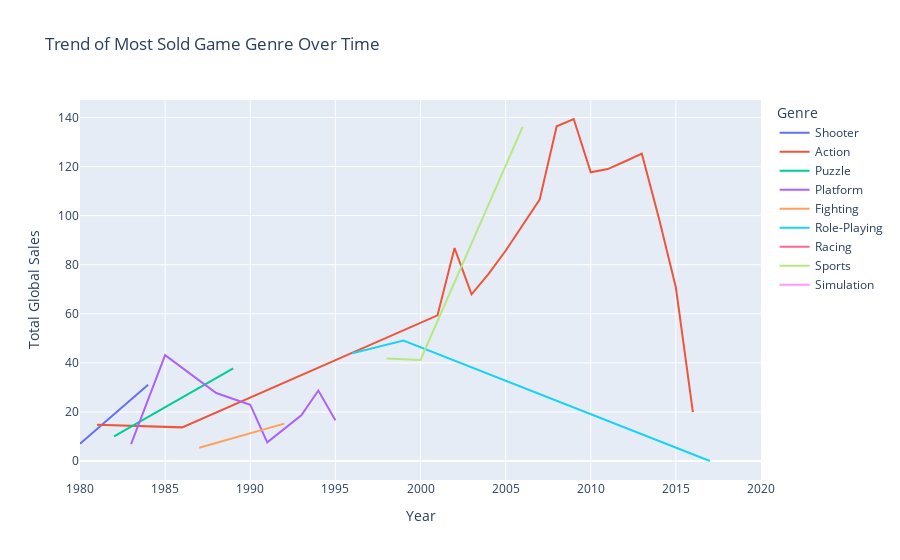

The cell this chart's notebook holds for it:
### Code cell
fig = px.line(most_sold_genre_each_year, x='Year', y='Global_Sales', color='Genre', title='Trend of Most Sold Game Genre Over Time', labels={'Global_Sales': 'Total Global Sales', 'Year': 'Year', 'Genre': 'Genre'})
fig.show()

### Figure 1 — Plotly figure (JSON) as saved in the notebook; plotly's stock layout.template omitted (floating-point values rounded to 4 significant figures)
{"data": [{"hovertemplate": "Genre=Shooter<br>Year=%{x}<br>Total Global Sales=%{y}<extra></extra>", "legendgroup": "Shooter", "line": {"color": "#636efa", "dash": "solid"}, "marker": {"symbol": "circle"}, "mode": "lines", "name": "Shooter", "orientation": "v", "showlegend": true, "type": "scatter", "x": [1980, 1984], "xaxis": "x", "y": [7.07, 31.1], "yaxis": "y"}, {"hovertemplate": "Genre=Action<br>Year=%{x}<br>Total Global Sales=%{y}<extra></extra>", "legendgroup": "Action", "line": {"color": "#EF553B", "dash": "solid"}, "marker": {"symbol": "circle"}, "mode": "lines", "name": "Action", "orientation": "v", "showlegend": true, "type": "scatter", "x": [1981, 1986, 2001, 2002, 2003, 2004, 2005, 2007, 2008, 2009, 2010, 2011, 2012, 2013, 2014, 2015, 2016], "xaxis": "x", "y": [14.84, 13.74, 59.39, 86.77, 67.93, 76.26, 85.69, 106.5, 136.4, 139.4, 117.6, 119.0, 122.0, 125.2, 99.02, 70.7, 19.91], "yaxis": "y"}, {"hovertemplate": "Genre=Puzzle<br>Year=%{x}<br>Total Global Sales=%{y}<extra></extra>", "legendgroup": "Puzzle", "line": {"color": "#00cc96", "dash": "solid"}, "marker": {"symbol": "circle"}, "mode": "lines", "name": "Puzzle", "orientation": "v", "showlegend": true, "type": "scatter", "x": [1982, 1989], "xaxis": "x", "y": [10.03, 37.75], "yaxis": "y"}, {"hovertemplate": "Genre=Platform<br>Year=%{x}<br>Total Global Sales=%{y}<extra></extra>", "legendgroup": "Platform", "line": {"color": "#ab63fa", "dash": "solid"}, "marker": {"symbol": "circle"}, "mode": "lines", "name": "Platform", "orientation": "v", "showlegend": true, "type": "scatter", "x": [1983, 1985, 1988, 1990, 1991, 1993, 1994, 1995], "xaxis": "x", "y": [6.93, 43.17, 27.73, 22.97, 7.64, 18.67, 28.74, 16.69], "yaxis": "y"}, {"hovertemplate": "Genre=Fighting<br>Year=%{x}<br>Total Global Sales=%{y}<extra></extra>", "legendgroup": "Fighting", "line": {"color": "#FFA15A", "dash": "solid"}, "marker": {"symbol": "circle"}, "mode": "lines", "name": "Fighting", "orientation": "v", "showlegend": true, "type": "scatter", "x": [1987, 1992], "xaxis": "x", "y": [5.42, 15.25], "yaxis": "y"}, {"hovertemplate": "Genre=Role-Playing<br>Year=%{x}<br>Total Global Sales=%{y}<extra></extra>", "legendgroup": "Role-Playing", "line": {"color": "#19d3f3", "dash": "solid"}, "marker": {"symbol": "circle"}, "mode": "lines", "name": "Role-Playing", "orientation": "v", "showlegend": true, "type": "scatter", "x": [1996, 1999, 2017], "xaxis": "x", "y": [43.96, 49.09, 0.04], "yaxis": "y"}, {"hovertemplate": "Genre=Racing<br>Year=%{x}<br>Total Global Sales=%{y}<extra></extra>", "legendgroup": "Racing", "line": {"color": "#FF6692", "dash": "solid"}, "marker": {"symbol": "circle"}, "mode": "lines", "name": "Racing", "orientation": "v", "showlegend": true, "type": "scatter", "x": [1997], "xaxis": "x", "y": [31.91], "yaxis": "y"}, {"hovertemplate": "Genre=Sports<br>Year=%{x}<br>Total Global Sales=%{y}<extra></extra>", "legendgroup": "Sports", "line": {"color": "#B6E880", "dash": "solid"}, "marker": {"symbol": "circle"}, "mode": "lines", "name": "Sports", "orientation": "v", "showlegend": true, "type": "scatter", "x": [1998, 2000, 2006], "xaxis": "x", "y": [41.79, 41.19, 136.2], "yaxis": "y"}, {"hovertemplate": "Genre=Simulation<br>Year=%{x}<br>Total Global Sales=%{y}<extra></extra>", "legendgroup": "Simulation", "line": {"color": "#FF97FF", "dash": "solid"}, "marker": {"symbol": "circle"}, "mode": "lines", "name": "Simulation", "orientation": "v", "showlegend": true, "type": "scatter", "x": [2020], "xaxis": "x", "y": [0.29], "yaxis": "y"}], "layout": {"legend": {"title": {"text": "Genre"}, "tracegroupgap": 0}, "title": {"text": "Trend of Most Sold Game Genre Over Time"}, "xaxis": {"anchor": "y", "domain": [0, 1], "title": {"text": "Year"}}, "yaxis": {"anchor": "x", "domain": [0, 1], "title": {"text": "Total Global Sales"}}}}
